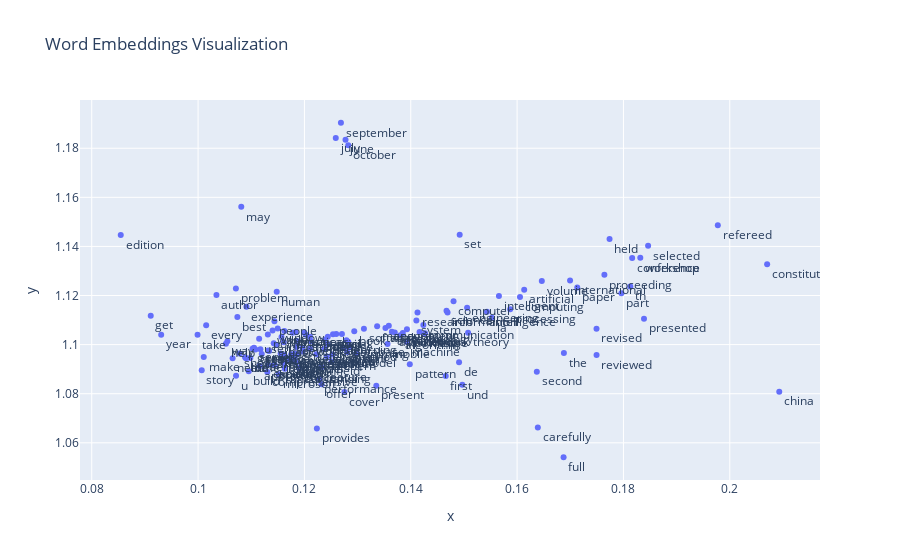

The notebook cell saved with this chart:
### Code cell
words = model.wv.index_to_key
visualize_embeddings(model.wv, words[:150]) # visualizing 150 words only, you know why only 150 XD

### Figure 1 — Plotly figure (JSON) as saved in the notebook; plotly's stock layout.template omitted (floating-point values rounded to 4 significant figures; data arrays with more than 128 entries replaced by an {"elided": "..."} marker saying what was removed)
{"data": [{"hovertemplate": "x=%{x}<br>y=%{y}<br>word=%{text}<extra></extra>", "legendgroup": "", "marker": {"color": "#636efa", "symbol": "circle"}, "mode": "markers+text", "name": "", "orientation": "v", "showlegend": false, "text": {"elided": "150 str values"}, "textposition": "bottom right", "type": "scatter", "x": {"elided": "150 float values"}, "xaxis": "x", "y": {"elided": "150 float values"}, "yaxis": "y"}], "layout": {"legend": {"tracegroupgap": 0}, "title": {"text": "Word Embeddings Visualization"}, "xaxis": {"anchor": "y", "domain": [0, 1], "title": {"text": "x"}}, "yaxis": {"anchor": "x", "domain": [0, 1], "title": {"text": "y"}}}}
